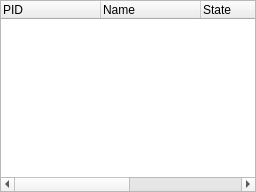
<?xml version="1.0" encoding="UTF-8"?>
<ui version="4.0">
 <class>TaskManager</class>
 <widget class="QTreeWidget" name="TaskManager"><widget class="QWidget" name="useless" />
  <property name="geometry">
   <rect>
    <x>0</x>
    <y>0</y>
    <width>256</width>
    <height>192</height>
   </rect>
  </property>
  <property name="sizePolicy">
   <sizepolicy hsizetype="Expanding" vsizetype="Expanding">
    <horstretch>0</horstretch>
    <verstretch>0</verstretch>
   </sizepolicy>
  </property>
  <property name="windowTitle">
   <string>Task Manager</string>
  </property>
  <property name="windowIcon">
   <iconset resource="gui.qrc">
    <normaloff>:/script-run.png</normaloff>:/script-run.png</iconset>
  </property>
  <column>
   <property name="text">
    <string>PID</string>
   </property>
  </column>
  <column>
   <property name="text">
    <string>Name</string>
   </property>
  </column>
  <column>
   <property name="text">
    <string>State</string>
   </property>
  </column>
  <column>
   <property name="text">
    <string>Info</string>
   </property>
  </column>
  <column>
   <property name="text">
    <string>Exec Time</string>
   </property>
  </column>
 </widget>
 <resources>
  <include location="gui.qrc"/>
 </resources>
 <connections/>
</ui>
